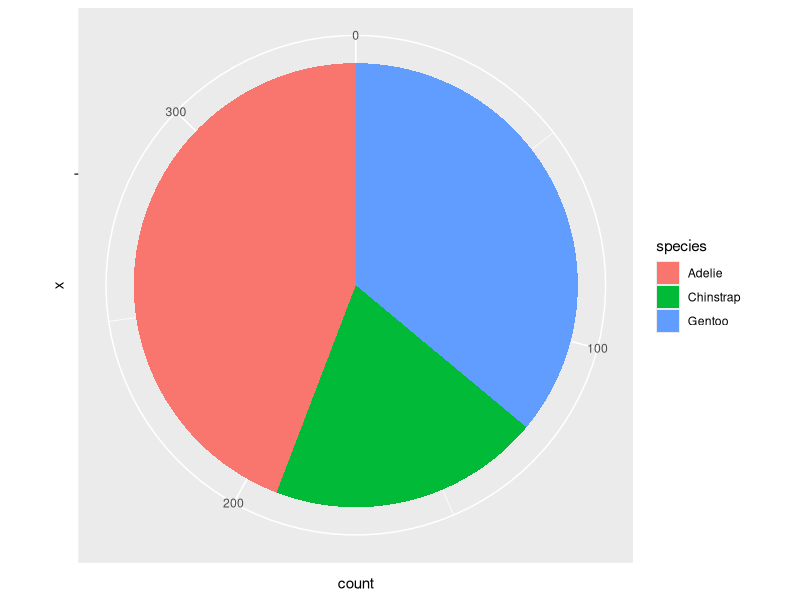
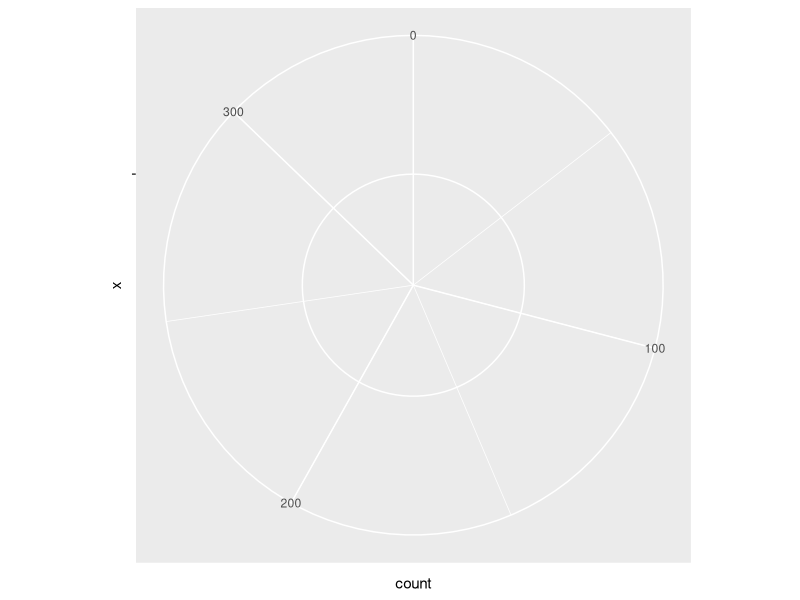

Recreate these plots in R, in order.

            library(ggplot2)
            library(palmerpenguins)
            built_answer <- tryCatch(
                {
                    set.seed(42)
                    ggplot(penguins, aes(x = "", fill = species)) + geom_bar() + coord_polar(theta = "y")
                    suppressWarnings(
                        if (!file.exists("/sandbox/figures/species_count_pie_coord_polar_answer.png")) {
                            ggsave(
                                width = 3,
                                height = 3,
                                "/sandbox/figures/species_count_pie_coord_polar_answer.png"
                            )
                        }
                    )
                    suppressWarnings(
                        ggplot_build(last_plot())
                    )
                },
                error = function(e) {
                    'ERROR'
                }
            )
            built_submission <- tryCatch(
                {
                    set.seed(42)
                    library(palmerpenguins)
library(ggplot2)

ggplot(penguins, aes(x = "", fill = species)) +
  geom_bar(width = 1, fill = NA) +
  coord_polar(theta = "y")
                    suppressWarnings(
                        ggsave(
                            width = 3,
                            height = 3,
                            "figures/species_count_pie_coord_polar_submission_granite.png"
                        )
                    )
                    suppressWarnings(
                        ggplot_build(last_plot())
                    )
                },
                error = function(e) {
                    'ERROR'
                }
            )
            cat(isTRUE(all.equal(built_answer, built_submission)))
        
